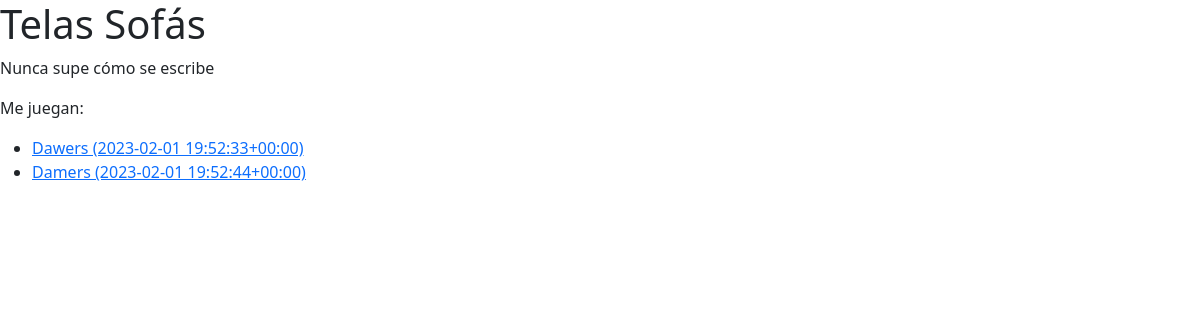
The page /esports/juego/Telas Sofás/ on the database its author committed.
### esports/models.py (models this page shows, shortened)
class Juegos(models.Model):
    nombre = models.CharField(max_length=25)
    genero = models.ForeignKey(Genero, on_delete=models.SET_NULL, null=True)
    descripcion = models.TextField(max_length=200)
    año = models.DateTimeField()
    equipos = models.ManyToManyField(Equipo, related_name='juegos')

class Equipo(models.Model):
    nombre = models.CharField(max_length=25)
    descripcion = models.TextField(max_length=200)
    año = models.DateTimeField()
    foto = models.ImageField(upload_to='equipos', null=True)
    def __str__(self):
        return f"{self.nombre} ({self.año})"

### esports/views.py (the view)
# urls.py: path('juego/<str:juego>/', views.detalle_juego, name='detalle juego'),
def detalle_juego(request, juego):
    juego = get_object_or_404(Juegos, nombre=juego)
    contexto = {
        'juego': juego,
    }
    return render(request, 'esports/detalle_juego.html', contexto)

### esports/templates/esports/detalle_juego.html (shortened to what this page needs)
{% extends 'esports/base.html' %}
{% block content %}
    <h1>{{ juego.nombre }}</h1>
    <p>{{ juego.descripcion }}</p>
    <p>Me juegan:</p>
    <ul>
        {% for equipo in juego.equipos.all %}
            <li><a href="{% url 'detalle equipo' equipo.nombre %}">{{ equipo }}</a></li>
        {% endfor %}
    </ul>
{% endblock %}

### rows shown on the page
Juegos: descripcion "Nunca supe cómo se escribe"
Equipo: nombre+año "Dawers (2023-02-01 19:52:33+00:00)"
Equipo: nombre+año "Damers (2023-02-01 19:52:44+00:00)"
